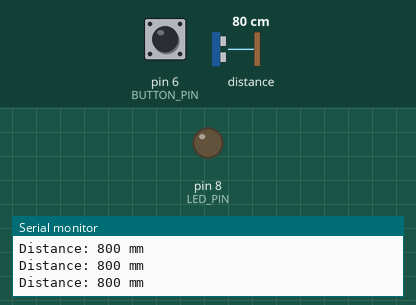
Simulated run of this sketch. Board: Arduino Uno, built with avr-gcc and run on an emulated ATmega328P. On the bench: output pins drawn as LEDs (lit = HIGH), the last lines printed to the serial monitor. Dashed ring = blinking. The inputs (shaded band) are chosen by the test bench; at power-on: pin 6 (BUTTON_PIN) HIGH, distance to the obstacle 80 cm.

Above: at 1.2 s.
1.3 s: pin 6 (BUTTON_PIN) pulled LOW for 3.2 s
At 1.7 s:
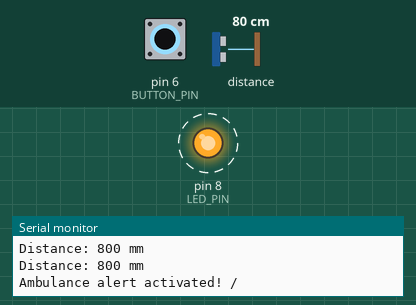
Timing chart, 0 to 6.1 s (numbered marks = the images above; inputs shaded):
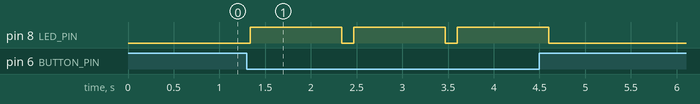

The sketch:

RSU_EMERGENCY.ino
```cpp
#include <Wire.h>
#include <VL53L0X.h>

#define BUTTON_PIN 6
#define LED_PIN 8

VL53L0X sensor;

void setup() {
  pinMode(BUTTON_PIN, INPUT_PULLUP);
  pinMode(LED_PIN, OUTPUT);
  Serial.begin(9600);
  Wire.begin();
  sensor.init();
  sensor.setTimeout(500);
  sensor.startContinuous();
}

void loop() {
  if (digitalRead(BUTTON_PIN) == LOW) {
    digitalWrite(LED_PIN, HIGH);
    Serial.println("Ambulance alert activated! /");
    delay(1000); // Keep the LED on for 1 second
    digitalWrite(LED_PIN, LOW);
  }

  int distance = sensor.readRangeContinuousMillimeters();
  if (sensor.timeoutOccurred()) {
    Serial.print("Sensor timeout!");
  }

  Serial.print("Distance: ");
  Serial.print(distance);
  Serial.println(" mm");

  delay(100); // Small delay for sensor reading stability
}
```

Measured:
- after the input at 1.3 s, pin 8 (LED_PIN): alternates HIGH for 1.0 s and LOW for 0.13 s, 6 changes in all, then stays LOW, starting at once
